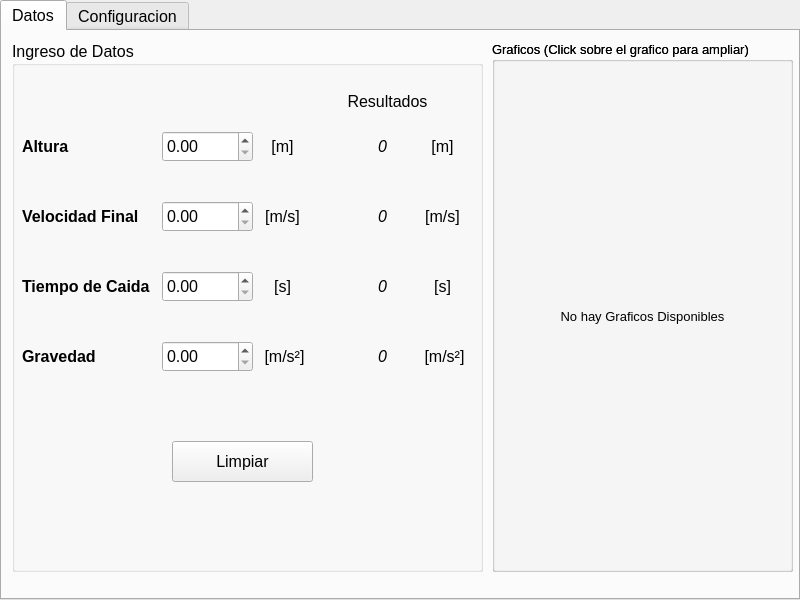
<?xml version="1.0" encoding="UTF-8"?>
<ui version="4.0">
 <class>MainWindow</class>
 <widget class="QMainWindow" name="MainWindow">
  <property name="geometry">
   <rect>
    <x>0</x>
    <y>0</y>
    <width>800</width>
    <height>600</height>
   </rect>
  </property>
  <property name="minimumSize">
   <size>
    <width>800</width>
    <height>600</height>
   </size>
  </property>
  <property name="maximumSize">
   <size>
    <width>800</width>
    <height>600</height>
   </size>
  </property>
  <property name="windowTitle">
   <string>MainWindow</string>
  </property>
  <property name="tabShape">
   <enum>QTabWidget::Rounded</enum>
  </property>
  <widget class="QWidget" name="centralwidget">
   <widget class="QTabWidget" name="tabWidget">
    <property name="geometry">
     <rect>
      <x>0</x>
      <y>0</y>
      <width>800</width>
      <height>600</height>
     </rect>
    </property>
    <property name="font">
     <font>
      <pointsize>12</pointsize>
     </font>
    </property>
    <property name="currentIndex">
     <number>0</number>
    </property>
    <widget class="QWidget" name="datos">
     <attribute name="title">
      <string>Datos</string>
     </attribute>
     <widget class="QGroupBox" name="grupo_ingreso">
      <property name="geometry">
       <rect>
        <x>10</x>
        <y>10</y>
        <width>471</width>
        <height>531</height>
       </rect>
      </property>
      <property name="title">
       <string>Ingreso de Datos</string>
      </property>
      <widget class="QDoubleSpinBox" name="input_altura">
       <property name="geometry">
        <rect>
         <x>150</x>
         <y>90</y>
         <width>91</width>
         <height>31</height>
        </rect>
       </property>
      </widget>
      <widget class="QDoubleSpinBox" name="input_velocidad">
       <property name="geometry">
        <rect>
         <x>150</x>
         <y>160</y>
         <width>91</width>
         <height>31</height>
        </rect>
       </property>
      </widget>
      <widget class="QDoubleSpinBox" name="input_tiempo">
       <property name="geometry">
        <rect>
         <x>150</x>
         <y>230</y>
         <width>91</width>
         <height>31</height>
        </rect>
       </property>
      </widget>
      <widget class="QDoubleSpinBox" name="input_gravedad">
       <property name="geometry">
        <rect>
         <x>150</x>
         <y>300</y>
         <width>91</width>
         <height>31</height>
        </rect>
       </property>
      </widget>
      <widget class="QLabel" name="label_altura">
       <property name="geometry">
        <rect>
         <x>10</x>
         <y>90</y>
         <width>111</width>
         <height>31</height>
        </rect>
       </property>
       <property name="font">
        <font>
         <pointsize>12</pointsize>
         <bold>true</bold>
        </font>
       </property>
       <property name="text">
        <string>Altura</string>
       </property>
       <property name="textFormat">
        <enum>Qt::PlainText</enum>
       </property>
      </widget>
      <widget class="QLabel" name="label_calculo">
       <property name="geometry">
        <rect>
         <x>10</x>
         <y>160</y>
         <width>121</width>
         <height>31</height>
        </rect>
       </property>
       <property name="font">
        <font>
         <pointsize>12</pointsize>
         <bold>true</bold>
        </font>
       </property>
       <property name="text">
        <string>Velocidad Final</string>
       </property>
       <property name="textFormat">
        <enum>Qt::PlainText</enum>
       </property>
      </widget>
      <widget class="QLabel" name="label_tiempo">
       <property name="geometry">
        <rect>
         <x>10</x>
         <y>230</y>
         <width>131</width>
         <height>31</height>
        </rect>
       </property>
       <property name="font">
        <font>
         <pointsize>12</pointsize>
         <bold>true</bold>
        </font>
       </property>
       <property name="text">
        <string>Tiempo de Caida</string>
       </property>
       <property name="textFormat">
        <enum>Qt::PlainText</enum>
       </property>
      </widget>
      <widget class="QLabel" name="label_gravedad">
       <property name="geometry">
        <rect>
         <x>10</x>
         <y>300</y>
         <width>121</width>
         <height>31</height>
        </rect>
       </property>
       <property name="font">
        <font>
         <pointsize>12</pointsize>
         <bold>true</bold>
        </font>
       </property>
       <property name="text">
        <string>Gravedad</string>
       </property>
       <property name="textFormat">
        <enum>Qt::PlainText</enum>
       </property>
      </widget>
      <widget class="QPushButton" name="button_resetear">
       <property name="geometry">
        <rect>
         <x>160</x>
         <y>400</y>
         <width>141</width>
         <height>41</height>
        </rect>
       </property>
       <property name="text">
        <string>Limpiar</string>
       </property>
      </widget>
      <widget class="QLabel" name="unidad_altura">
       <property name="geometry">
        <rect>
         <x>250</x>
         <y>90</y>
         <width>41</width>
         <height>31</height>
        </rect>
       </property>
       <property name="text">
        <string>[m]</string>
       </property>
       <property name="textFormat">
        <enum>Qt::PlainText</enum>
       </property>
       <property name="alignment">
        <set>Qt::AlignCenter</set>
       </property>
      </widget>
      <widget class="QLabel" name="unidad_velocidad">
       <property name="geometry">
        <rect>
         <x>250</x>
         <y>160</y>
         <width>41</width>
         <height>31</height>
        </rect>
       </property>
       <property name="text">
        <string>[m/s]</string>
       </property>
       <property name="textFormat">
        <enum>Qt::PlainText</enum>
       </property>
       <property name="alignment">
        <set>Qt::AlignCenter</set>
       </property>
      </widget>
      <widget class="QLabel" name="unidad_tiempo">
       <property name="geometry">
        <rect>
         <x>250</x>
         <y>230</y>
         <width>41</width>
         <height>31</height>
        </rect>
       </property>
       <property name="text">
        <string>[s]</string>
       </property>
       <property name="textFormat">
        <enum>Qt::PlainText</enum>
       </property>
       <property name="alignment">
        <set>Qt::AlignCenter</set>
       </property>
      </widget>
      <widget class="QLabel" name="unidad_gravedad">
       <property name="geometry">
        <rect>
         <x>250</x>
         <y>300</y>
         <width>45</width>
         <height>31</height>
        </rect>
       </property>
       <property name="text">
        <string>[m/s²]</string>
       </property>
       <property name="textFormat">
        <enum>Qt::PlainText</enum>
       </property>
       <property name="alignment">
        <set>Qt::AlignCenter</set>
       </property>
      </widget>
      <widget class="QLabel" name="label">
       <property name="geometry">
        <rect>
         <x>330</x>
         <y>40</y>
         <width>91</width>
         <height>41</height>
        </rect>
       </property>
       <property name="text">
        <string>Resultados</string>
       </property>
       <property name="alignment">
        <set>Qt::AlignCenter</set>
       </property>
      </widget>
      <widget class="QLabel" name="resultado_altura">
       <property name="geometry">
        <rect>
         <x>330</x>
         <y>90</y>
         <width>81</width>
         <height>31</height>
        </rect>
       </property>
       <property name="font">
        <font>
         <pointsize>12</pointsize>
         <italic>true</italic>
         <strikeout>false</strikeout>
        </font>
       </property>
       <property name="text">
        <string>0</string>
       </property>
       <property name="alignment">
        <set>Qt::AlignCenter</set>
       </property>
      </widget>
      <widget class="QLabel" name="resultado_velocidad">
       <property name="geometry">
        <rect>
         <x>330</x>
         <y>160</y>
         <width>81</width>
         <height>31</height>
        </rect>
       </property>
       <property name="font">
        <font>
         <pointsize>12</pointsize>
         <italic>true</italic>
         <strikeout>false</strikeout>
        </font>
       </property>
       <property name="text">
        <string>0</string>
       </property>
       <property name="alignment">
        <set>Qt::AlignCenter</set>
       </property>
      </widget>
      <widget class="QLabel" name="resultado_tiempo">
       <property name="geometry">
        <rect>
         <x>330</x>
         <y>230</y>
         <width>81</width>
         <height>31</height>
        </rect>
       </property>
       <property name="font">
        <font>
         <pointsize>12</pointsize>
         <italic>true</italic>
         <strikeout>false</strikeout>
        </font>
       </property>
       <property name="text">
        <string>0</string>
       </property>
       <property name="alignment">
        <set>Qt::AlignCenter</set>
       </property>
      </widget>
      <widget class="QLabel" name="resultado_gravedad">
       <property name="geometry">
        <rect>
         <x>330</x>
         <y>300</y>
         <width>81</width>
         <height>31</height>
        </rect>
       </property>
       <property name="font">
        <font>
         <pointsize>12</pointsize>
         <italic>true</italic>
         <strikeout>false</strikeout>
        </font>
       </property>
       <property name="text">
        <string>0</string>
       </property>
       <property name="alignment">
        <set>Qt::AlignCenter</set>
       </property>
      </widget>
      <widget class="QLabel" name="unidad_altura_2">
       <property name="geometry">
        <rect>
         <x>410</x>
         <y>90</y>
         <width>41</width>
         <height>31</height>
        </rect>
       </property>
       <property name="text">
        <string>[m]</string>
       </property>
       <property name="textFormat">
        <enum>Qt::PlainText</enum>
       </property>
       <property name="alignment">
        <set>Qt::AlignCenter</set>
       </property>
      </widget>
      <widget class="QLabel" name="unidad_velocidad_2">
       <property name="geometry">
        <rect>
         <x>410</x>
         <y>160</y>
         <width>41</width>
         <height>31</height>
        </rect>
       </property>
       <property name="text">
        <string>[m/s]</string>
       </property>
       <property name="textFormat">
        <enum>Qt::PlainText</enum>
       </property>
       <property name="alignment">
        <set>Qt::AlignCenter</set>
       </property>
      </widget>
      <widget class="QLabel" name="unidad_tiempo_2">
       <property name="geometry">
        <rect>
         <x>410</x>
         <y>230</y>
         <width>41</width>
         <height>31</height>
        </rect>
       </property>
       <property name="text">
        <string>[s]</string>
       </property>
       <property name="textFormat">
        <enum>Qt::PlainText</enum>
       </property>
       <property name="alignment">
        <set>Qt::AlignCenter</set>
       </property>
      </widget>
      <widget class="QLabel" name="unidad_gravedad_2">
       <property name="geometry">
        <rect>
         <x>410</x>
         <y>300</y>
         <width>45</width>
         <height>31</height>
        </rect>
       </property>
       <property name="text">
        <string>[m/s²]</string>
       </property>
       <property name="textFormat">
        <enum>Qt::PlainText</enum>
       </property>
       <property name="alignment">
        <set>Qt::AlignCenter</set>
       </property>
      </widget>
     </widget>
     <widget class="QGroupBox" name="grupo_graficos">
      <property name="enabled">
       <bool>true</bool>
      </property>
      <property name="geometry">
       <rect>
        <x>490</x>
        <y>10</y>
        <width>301</width>
        <height>531</height>
       </rect>
      </property>
      <property name="font">
       <font>
        <pointsize>10</pointsize>
        <bold>false</bold>
       </font>
      </property>
      <property name="title">
       <string>Graficos (Click sobre el grafico para ampliar)</string>
      </property>
      <property name="flat">
       <bool>false</bool>
      </property>
      <widget class="QWidget" name="verticalLayoutWidget">
       <property name="geometry">
        <rect>
         <x>9</x>
         <y>29</y>
         <width>281</width>
         <height>491</height>
        </rect>
       </property>
       <layout class="QVBoxLayout" name="verticalLayout">
        <property name="spacing">
         <number>4</number>
        </property>
       </layout>
      </widget>
      <widget class="QGroupBox" name="grupo_graficos_2">
       <property name="geometry">
        <rect>
         <x>0</x>
         <y>0</y>
         <width>301</width>
         <height>531</height>
        </rect>
       </property>
       <property name="font">
        <font>
         <pointsize>10</pointsize>
         <bold>false</bold>
        </font>
       </property>
       <property name="title">
        <string>Graficos (Click sobre el grafico para ampliar)</string>
       </property>
       <widget class="QWidget" name="verticalLayoutWidget_2">
        <property name="geometry">
         <rect>
          <x>10</x>
          <y>30</y>
          <width>281</width>
          <height>491</height>
         </rect>
        </property>
        <layout class="QVBoxLayout" name="verticalLayout_5">
         <item>
          <widget class="QLabel" name="label_3">
           <property name="text">
            <string>No hay Graficos Disponibles</string>
           </property>
           <property name="textFormat">
            <enum>Qt::PlainText</enum>
           </property>
           <property name="alignment">
            <set>Qt::AlignCenter</set>
           </property>
          </widget>
         </item>
        </layout>
       </widget>
      </widget>
     </widget>
    </widget>
    <widget class="QWidget" name="config">
     <attribute name="title">
      <string>Configuracion</string>
     </attribute>
     <widget class="QGroupBox" name="groupBox">
      <property name="geometry">
       <rect>
        <x>80</x>
        <y>80</y>
        <width>601</width>
        <height>371</height>
       </rect>
      </property>
      <property name="font">
       <font>
        <pointsize>12</pointsize>
        <bold>true</bold>
       </font>
      </property>
      <property name="title">
       <string>Cambiar unidades de medida (por implementar...)</string>
      </property>
      <widget class="QGroupBox" name="groupBox_2">
       <property name="geometry">
        <rect>
         <x>30</x>
         <y>50</y>
         <width>531</width>
         <height>71</height>
        </rect>
       </property>
       <property name="title">
        <string>Altura</string>
       </property>
       <widget class="QRadioButton" name="radioButton">
        <property name="geometry">
         <rect>
          <x>20</x>
          <y>30</y>
          <width>141</width>
          <height>22</height>
         </rect>
        </property>
        <property name="font">
         <font>
          <pointsize>12</pointsize>
          <bold>false</bold>
         </font>
        </property>
        <property name="text">
         <string>Milímetro [mm]</string>
        </property>
       </widget>
       <widget class="QRadioButton" name="radioButton_2">
        <property name="geometry">
         <rect>
          <x>210</x>
          <y>30</y>
          <width>141</width>
          <height>22</height>
         </rect>
        </property>
        <property name="font">
         <font>
          <pointsize>12</pointsize>
          <bold>false</bold>
         </font>
        </property>
        <property name="text">
         <string>Centímetro [cm]</string>
        </property>
       </widget>
       <widget class="QRadioButton" name="radioButton_3">
        <property name="geometry">
         <rect>
          <x>390</x>
          <y>30</y>
          <width>101</width>
          <height>22</height>
         </rect>
        </property>
        <property name="font">
         <font>
          <pointsize>12</pointsize>
          <bold>false</bold>
         </font>
        </property>
        <property name="text">
         <string>Metro [m]</string>
        </property>
        <property name="checked">
         <bool>true</bool>
        </property>
       </widget>
      </widget>
      <widget class="QGroupBox" name="groupBox_3">
       <property name="geometry">
        <rect>
         <x>30</x>
         <y>160</y>
         <width>531</width>
         <height>71</height>
        </rect>
       </property>
       <property name="title">
        <string>Velocidad Final</string>
       </property>
       <widget class="QRadioButton" name="radioButton_4">
        <property name="geometry">
         <rect>
          <x>40</x>
          <y>30</y>
          <width>191</width>
          <height>22</height>
         </rect>
        </property>
        <property name="font">
         <font>
          <pointsize>12</pointsize>
          <bold>false</bold>
         </font>
        </property>
        <property name="text">
         <string>Metro/Segundo [m/s]</string>
        </property>
        <property name="checked">
         <bool>true</bool>
        </property>
       </widget>
       <widget class="QRadioButton" name="radioButton_5">
        <property name="geometry">
         <rect>
          <x>300</x>
          <y>30</y>
          <width>191</width>
          <height>22</height>
         </rect>
        </property>
        <property name="font">
         <font>
          <pointsize>12</pointsize>
          <bold>false</bold>
         </font>
        </property>
        <property name="text">
         <string>Kilometro/Hora [Km/h]</string>
        </property>
       </widget>
      </widget>
      <widget class="QGroupBox" name="groupBox_4">
       <property name="geometry">
        <rect>
         <x>30</x>
         <y>260</y>
         <width>531</width>
         <height>71</height>
        </rect>
       </property>
       <property name="title">
        <string>Tiempo de Caida</string>
       </property>
       <widget class="QRadioButton" name="radioButton_6">
        <property name="geometry">
         <rect>
          <x>20</x>
          <y>30</y>
          <width>141</width>
          <height>22</height>
         </rect>
        </property>
        <property name="font">
         <font>
          <pointsize>12</pointsize>
          <bold>false</bold>
         </font>
        </property>
        <property name="text">
         <string>Segundos [s]</string>
        </property>
        <property name="checked">
         <bool>true</bool>
        </property>
       </widget>
       <widget class="QRadioButton" name="radioButton_7">
        <property name="geometry">
         <rect>
          <x>210</x>
          <y>30</y>
          <width>141</width>
          <height>22</height>
         </rect>
        </property>
        <property name="font">
         <font>
          <pointsize>12</pointsize>
          <bold>false</bold>
         </font>
        </property>
        <property name="text">
         <string>Minutos [min]</string>
        </property>
       </widget>
       <widget class="QRadioButton" name="radioButton_8">
        <property name="geometry">
         <rect>
          <x>410</x>
          <y>30</y>
          <width>101</width>
          <height>22</height>
         </rect>
        </property>
        <property name="font">
         <font>
          <pointsize>12</pointsize>
          <bold>false</bold>
         </font>
        </property>
        <property name="text">
         <string>Horas [h]</string>
        </property>
        <property name="checked">
         <bool>false</bool>
        </property>
       </widget>
      </widget>
     </widget>
    </widget>
   </widget>
  </widget>
  <widget class="QMenuBar" name="menubar">
   <property name="geometry">
    <rect>
     <x>0</x>
     <y>0</y>
     <width>800</width>
     <height>21</height>
    </rect>
   </property>
  </widget>
 </widget>
 <resources/>
 <connections/>
</ui>
